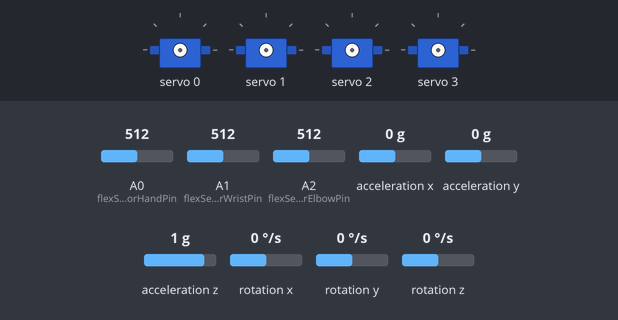
The sketch below on a simulated Arduino Uno, built with avr-gcc and run on an emulated ATmega328P. On the bench: 4 × servo. Inputs (shaded band) come from the test bench; at power-on: acceleration x 0 g, A0 (flexSensorHandPin) = 512, A2 (flexSensorElbowPin) = 512, A1 (flexSensorWristPin) = 512, rotation y 0 °/s, acceleration y 0 g, acceleration z 1 g, rotation x 0 °/s, rotation z 0 °/s. What the sketch prints to the serial monitor is not drawn.

Above: at 0.1 s.
1.4 s: acceleration x set to -1.4 g
At 4.15 s:
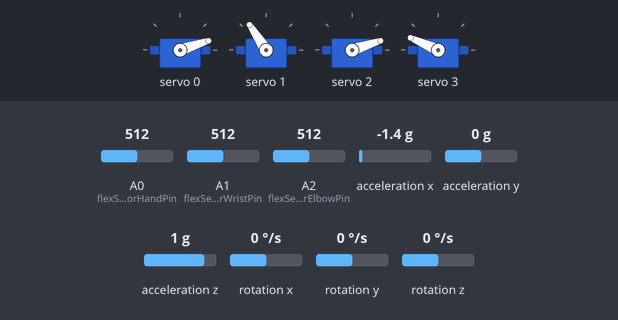
4.4 s: A0 (flexSensorHandPin) set to 716
At 6.2 s:
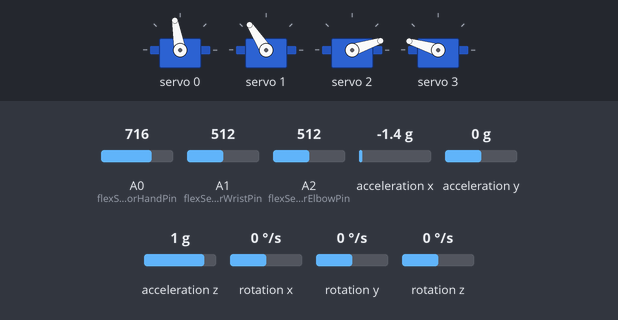
7.4 s: A2 (flexSensorElbowPin) set to 610
At 9.1 s:
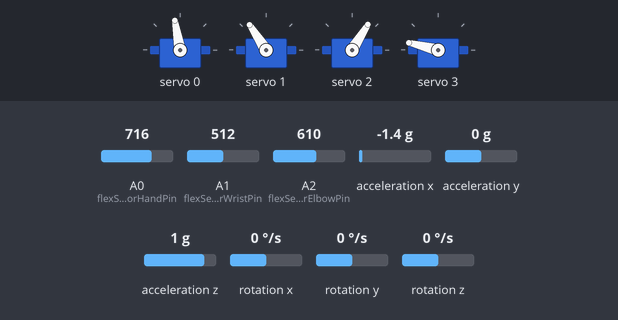
10.4 s: A1 (flexSensorWristPin) set to 140
At 11.5 s:
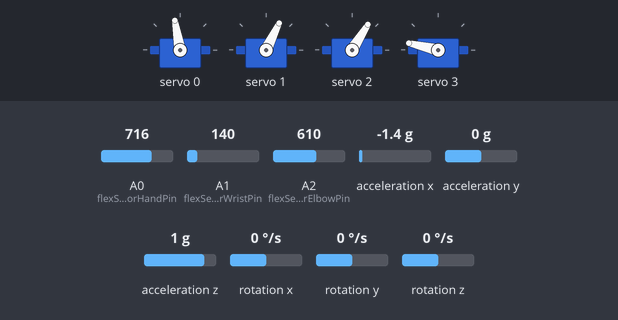
13.4 s: rotation y set to -100 °/s
At 14.2 s:
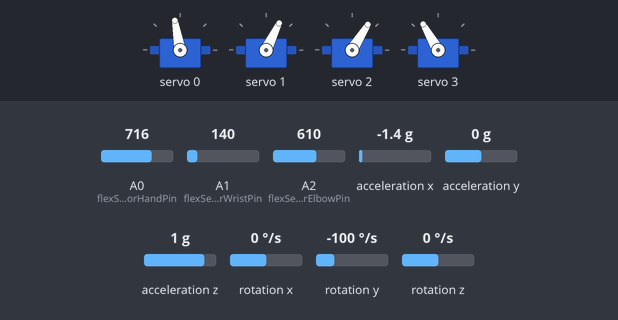
16.4 s: acceleration y set to -1.4 g
Timing chart, 0 to 20.0 s (numbered marks = the images above; inputs shaded):
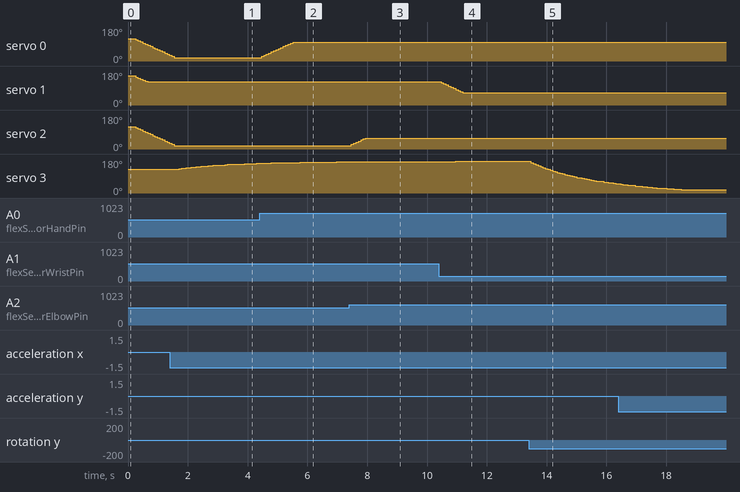

Measured:
- after the input at 1.4 s, servo 3: moves from 125° to 157° over 2.8 s, starting after 0.15 s
- after the input at 4.4 s, servo 0: moves from 18° to 100° over 1.1 s, starting after 0.07 s
- after the input at 7.4 s, servo 2: moves from 18° to 58° over 0.49 s, starting after 0.07 s
- after the input at 10.4 s, servo 1: moves from 123° to 64° over 0.73 s, starting after 0.07 s
- after the input at 13.4 s, servo 3: moves from 167° to 49° over 2.9 s, starting after 0.07 s

The sketch:

Deam.ino
```cpp
#include <Wire.h>
#include <Adafruit_PWMServoDriver.h>
#include <MPU6050.h>

MPU6050 mpu;
Adafruit_PWMServoDriver pwm = Adafruit_PWMServoDriver();

unsigned long lastTime = 0;  // For timing if you need it

// Servo limits (pulse width out of 4096)
#define SERVOMIN 150   // ~500us
#define SERVOMAX 600   // ~2500us

// Servo channels on PCA9685
#define SERVO_HAND_CHANNEL 0
#define SERVO_WRIST_CHANNEL 1
#define SERVO_ELBOW_CHANNEL 2
#define SERVO_UPPER_ELBOW_CHANNEL 3

// Current servo angles for smooth movement
int flexSensorHandAngle = 90;
int flexSensorWristAngle = 120;
int flexSensorElbowAngle = 90;
int GYROUpperElbowAngle = 90;

// Flex Sensor Pins
const int flexSensorHandPin = A0;
const int flexSensorWristPin = A1;
const int flexSensorElbowPin = A2;

// MPU6050 Complementary Filter Variables
float pitch = 0;             // Filtered pitch angle
float accelPitch = 0;        // Raw pitch from accelerometer
float gyroY = 0;             // Raw gyro Y-axis data
float alpha = 0.96;          // Complementary filter coefficient (0.96 = 96% gyro, 4% accel)
unsigned long lastTimeMPU = 0;

// Movement smoothing
const int stepSize = 5;      // Servo movement step (degrees)
const int delayPerStep = 10; // Delay between steps (ms)


// Helper: Smooth sensor reading (average over samples)
int smoothFlexRead(int pin, int samples = 10) {
  long sum = 0;
  for (int i = 0; i < samples; i++) {
    sum += analogRead(pin);
    delay(2);
  }
  return sum / samples;
}

// Helper: Convert 0-180 degrees to PCA9685 pulse width
int angleToPulse(int angle) {
  return map(angle, 0, 180, SERVOMIN, SERVOMAX);
}

void setup() {
  Serial.begin(115200);
  Wire.begin();

  // Initialize MPU6050
  mpu.initialize();
  if (!mpu.testConnection()) {
    Serial.println("MPU6050 connection failed!");
    while (1);
  }
  Serial.println("MPU6050 connected.");

  // Initialize PCA9685
  pwm.begin();
  pwm.setPWMFreq(50);  // Analog servos run at ~50Hz

  lastTime = millis();
  lastTimeMPU = micros(); // For gyro integration
  delay(100);
}

void loop() {
  // Read MPU6050 data
  int16_t ax, ay, az, gx, gy, gz;
  mpu.getMotion6(&ax, &ay, &az, &gx, &gy, &gz);

  // --- Complementary Filter for Pitch ---
  // 1. Calculate raw accelerometer pitch (degrees)
  accelPitch = atan2(-ax, sqrt((long)ay * ay + (long)az * az)) * 180.0 / PI;

  // 2. Get gyro Y-axis data (convert to degrees/sec)
  float dt = (micros() - lastTimeMPU) / 1000000.0; // Delta time in seconds
  lastTimeMPU = micros();
  gyroY = gy / 131.0; // MPU6050 sensitivity factor for +/-250deg/s range

  // 3. Complementary filter: Combine gyro (short-term) + accelerometer (long-term)
  pitch = alpha * (pitch + gyroY * dt) + (1 - alpha) * accelPitch;

  // --- Flex Sensor Readings ---
  int flexSensorHandValue = smoothFlexRead(flexSensorHandPin);
  int flexSensorWristValue = smoothFlexRead(flexSensorWristPin);
  int flexSensorElbowValue = smoothFlexRead(flexSensorElbowPin);

  // Map flex sensor values to servo angles
  int targetHandAngle = map(flexSensorHandValue, 600, 900, 0, 180);
  int targetWristAngle = map(flexSensorWristValue, 600, 900, 100, 140);
  int targetElbowAngle = map(flexSensorElbowValue, 600, 900, 30, 150);

  // Map filtered pitch to upper elbow angle (adjusted range for natural movement)
  int targetUpperElbowAngle = map(pitch, -45, 45, 60, 120); // Reduced range for stability

  // Constrain all angles
  targetHandAngle = constrain(targetHandAngle, 0, 180);
  targetWristAngle = constrain(targetWristAngle, 0, 180);
  targetElbowAngle = constrain(targetElbowAngle, 0, 180);
  targetUpperElbowAngle = constrain(targetUpperElbowAngle, 0, 180);

  // Smoothly move servos toward targets
  flexSensorHandAngle += constrain(targetHandAngle - flexSensorHandAngle, -stepSize, stepSize);
  flexSensorWristAngle += constrain(targetWristAngle - flexSensorWristAngle, -stepSize, stepSize);
  flexSensorElbowAngle += constrain(targetElbowAngle - flexSensorElbowAngle, -stepSize, stepSize);
  GYROUpperElbowAngle += constrain(targetUpperElbowAngle - GYROUpperElbowAngle, -stepSize, stepSize);

  // Clamp angles
  flexSensorHandAngle = constrain(flexSensorHandAngle, 0, 180);
  flexSensorWristAngle = constrain(flexSensorWristAngle, 0, 180);
  flexSensorElbowAngle = constrain(flexSensorElbowAngle, 0, 180);
  GYROUpperElbowAngle = constrain(GYROUpperElbowAngle, 0, 180);

  // Drive servos
  pwm.setPWM(SERVO_HAND_CHANNEL, 0, angleToPulse(flexSensorHandAngle));
  pwm.setPWM(SERVO_WRIST_CHANNEL, 0, angleToPulse(flexSensorWristAngle));
  pwm.setPWM(SERVO_ELBOW_CHANNEL, 0, angleToPulse(flexSensorElbowAngle));
  pwm.setPWM(SERVO_UPPER_ELBOW_CHANNEL, 0, angleToPulse(GYROUpperElbowAngle));

  delay(delayPerStep);
}
```
